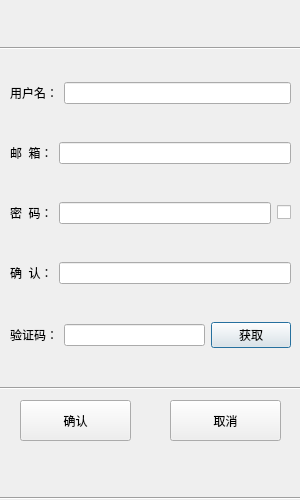
<?xml version="1.0" encoding="UTF-8"?>
<ui version="4.0">
 <class>RegisterDialog</class>
 <widget class="QDialog" name="RegisterDialog">
  <property name="geometry">
   <rect>
    <x>0</x>
    <y>0</y>
    <width>300</width>
    <height>500</height>
   </rect>
  </property>
  <property name="minimumSize">
   <size>
    <width>300</width>
    <height>500</height>
   </size>
  </property>
  <property name="maximumSize">
   <size>
    <width>300</width>
    <height>500</height>
   </size>
  </property>
  <property name="windowTitle">
   <string>Dialog</string>
  </property>
  <widget class="QWidget" name="layoutWidget">
   <property name="geometry">
    <rect>
     <x>10</x>
     <y>50</y>
     <width>281</width>
     <height>331</height>
    </rect>
   </property>
   <layout class="QVBoxLayout" name="verticalLayout_2">
    <item>
     <layout class="QHBoxLayout" name="horizontalLayout">
      <item>
       <widget class="QLabel" name="usr_label">
        <property name="text">
         <string>用户名：</string>
        </property>
       </widget>
      </item>
      <item>
       <widget class="QLineEdit" name="usr_lineEdit"/>
      </item>
     </layout>
    </item>
    <item>
     <layout class="QHBoxLayout" name="horizontalLayout_2">
      <item>
       <widget class="QLabel" name="email_label">
        <property name="text">
         <string>邮  箱：</string>
        </property>
       </widget>
      </item>
      <item>
       <widget class="QLineEdit" name="email_lineEdit"/>
      </item>
     </layout>
    </item>
    <item>
     <layout class="QHBoxLayout" name="horizontalLayout_3">
      <item>
       <widget class="QLabel" name="passworld_label">
        <property name="text">
         <string>密  码：</string>
        </property>
       </widget>
      </item>
      <item>
       <widget class="QLineEdit" name="passworld_lineEdit"/>
      </item>
      <item>
       <widget class="QCheckBox" name="checkBox">
        <property name="text">
         <string/>
        </property>
       </widget>
      </item>
     </layout>
    </item>
    <item>
     <layout class="QHBoxLayout" name="horizontalLayout_4">
      <item>
       <widget class="QLabel" name="confirmpassworld_label">
        <property name="text">
         <string>确  认：</string>
        </property>
       </widget>
      </item>
      <item>
       <widget class="QLineEdit" name="confirmpassworld_lineEdit"/>
      </item>
     </layout>
    </item>
    <item>
     <layout class="QHBoxLayout" name="horizontalLayout_5">
      <item>
       <widget class="QLabel" name="varify_label">
        <property name="text">
         <string>验证码：</string>
        </property>
       </widget>
      </item>
      <item>
       <widget class="QLineEdit" name="varify_lineEdit"/>
      </item>
      <item>
       <widget class="QPushButton" name="getvarify_pushButton">
        <property name="text">
         <string>获取</string>
        </property>
       </widget>
      </item>
     </layout>
    </item>
   </layout>
  </widget>
  <widget class="QPushButton" name="confirm_pushButton">
   <property name="geometry">
    <rect>
     <x>20</x>
     <y>400</y>
     <width>111</width>
     <height>41</height>
    </rect>
   </property>
   <property name="text">
    <string>确认</string>
   </property>
  </widget>
  <widget class="QPushButton" name="pushButton_3">
   <property name="geometry">
    <rect>
     <x>170</x>
     <y>400</y>
     <width>111</width>
     <height>41</height>
    </rect>
   </property>
   <property name="text">
    <string>取消</string>
   </property>
  </widget>
  <widget class="QLabel" name="error_tips">
   <property name="geometry">
    <rect>
     <x>10</x>
     <y>10</y>
     <width>281</width>
     <height>31</height>
    </rect>
   </property>
   <property name="text">
    <string/>
   </property>
   <property name="alignment">
    <set>Qt::AlignCenter</set>
   </property>
  </widget>
  <widget class="Line" name="line">
   <property name="geometry">
    <rect>
     <x>0</x>
     <y>380</y>
     <width>301</width>
     <height>16</height>
    </rect>
   </property>
   <property name="orientation">
    <enum>Qt::Horizontal</enum>
   </property>
  </widget>
  <widget class="Line" name="line_2">
   <property name="geometry">
    <rect>
     <x>0</x>
     <y>490</y>
     <width>301</width>
     <height>16</height>
    </rect>
   </property>
   <property name="orientation">
    <enum>Qt::Horizontal</enum>
   </property>
  </widget>
  <widget class="Line" name="line_3">
   <property name="geometry">
    <rect>
     <x>0</x>
     <y>40</y>
     <width>301</width>
     <height>16</height>
    </rect>
   </property>
   <property name="orientation">
    <enum>Qt::Horizontal</enum>
   </property>
  </widget>
 </widget>
 <resources/>
 <connections/>
</ui>
